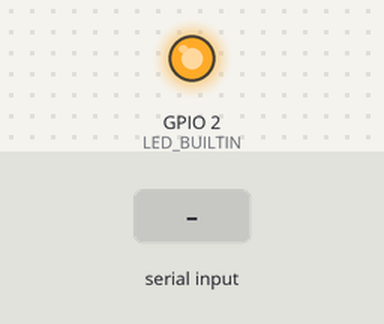
Bench run of a sketch on a simulated ESP32. On the bench: output pins drawn as LEDs (lit = HIGH). Dashed ring = blinking. The inputs (shaded band) are chosen by the test bench. What the sketch prints to the serial monitor is not drawn.

Above: at 1.2 s.
1.3 s: "0\n" received over Serial
At 2.7 s:
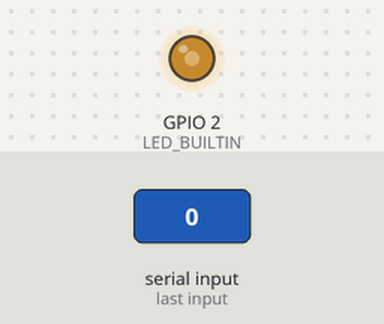
3.5 s: "90,45\n" received over Serial
At 3.81 s:
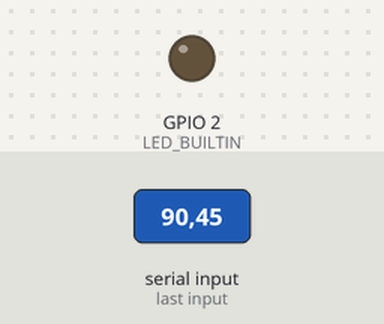
6.5 s: "5\n" received over Serial
8.1 s: "30,150\n" received over Serial
At 8.63 s:
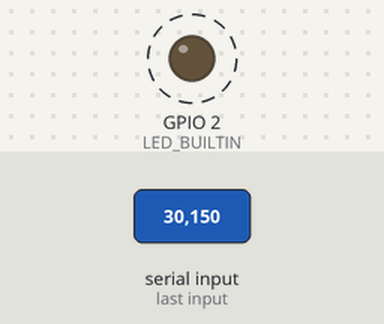
Timing chart, 0 to 12.1 s (numbered marks = the images above; inputs shaded):
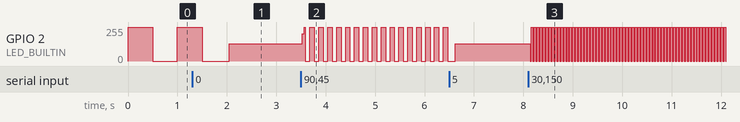

The sketch:

dk_challenge_3.ino
```cpp
// Maci's submission for Digikey Intro to RTOS Challenge 3
// Create one task to read serial and one task to update LED blink rate

#if CONFIG_FREERTOS_UNICORE
#define ARDUINO_RUNNING_CORE 0
#else
#define ARDUINO_RUNNING_CORE 1
#endif

// Settings
#define BUF_LEN 20
#ifndef LED_BUILTIN
#define LED_BUILTIN 2  // Specify the LED pin on my board
#endif
#define DEFAULT_BLINK_RATE_MILLIS 500

// Globals
static char *str = NULL;
static volatile int msg_ready_flag = 0;

// Define tasks.
void task_read_serial(void *pvParameters);
void task_blink_led(void *pvParameters);

// The setup function runs once when you press reset or power on the board.
void setup() {
  // Initialize serial communication at 115200 bits per second:
  Serial.begin(115200);

  // Set up two tasks to run independently.
  xTaskCreatePinnedToCore(
    task_read_serial,
    "task_read_serial", // A name just for humans
    1024,        // The stack size can be checked by calling `uxHighWaterMark = uxTaskGetStackHighWaterMark(NULL);`
    NULL, // Task parameter which can modify the task behavior. This must be passed as pointer to void.
    1,  // Priority
    NULL, // Task handle is not used here - simply pass NULL
    ARDUINO_RUNNING_CORE
    );

  xTaskCreatePinnedToCore(
    task_blink_led,
    "task blink led",
    1024,  // Stack size
    NULL,  // When no parameter is used, simply pass NULL
    2,  // Priority
    NULL, // With task handle we will be able to manipulate with this task.
    ARDUINO_RUNNING_CORE // Core on which the task will run
    );

  Serial.printf("Maci's Solution to DK FreeRTOS Challenge 3\n");
  Serial.printf("Enter a value for the LED blink rate");
  // Now the task scheduler, which takes over control of scheduling individual tasks, is automatically started.
}

void loop(){
}

/*--------------------------------------------------*/
/*---------------------- Tasks ---------------------*/
/*--------------------------------------------------*/

void task_blink_led(void *pvParameters){
  /*
    task_blink_led
    Reads message from serial task and then blinks LED according to transmitted delay rate.
  */

  // initialize digital LED_BUILTIN as an output.
  pinMode(LED_BUILTIN, OUTPUT);
  volatile int blink_rate = DEFAULT_BLINK_RATE_MILLIS;

  for (;;){ // A Task shall never return or exit.
    if (msg_ready_flag){
      // if msg ready, update blink rate
      blink_rate = atoi(str);

      // cleanup to prepare for next message
      vPortFree(str);
      msg_ready_flag = 0;
    }
    digitalWrite(LED_BUILTIN, HIGH);   // turn the LED on (HIGH is the voltage level)
    vTaskDelay(blink_rate / portTICK_PERIOD_MS);
    digitalWrite(LED_BUILTIN, LOW);    // turn the LED off by making the voltage LOW
    vTaskDelay(blink_rate / portTICK_PERIOD_MS);
  }
}

void task_read_serial(void *pvParameters) {
  static char buf[BUF_LEN];
  char in_char;
  int i;

  memset(buf, 0, BUF_LEN);

  for(;;){
    if(Serial.available() > 0){
      in_char = Serial.read();

      if(in_char == '\n'){
        // entered command, update things
        str = (char *)pvPortMalloc(strlen(buf) + 1);
        // create heap mem to transfer inputted str to global var
        strcpy(str, buf);

        // reset buffer to ready for next transmission
        memset(buf, 0, BUF_LEN);
        i = 0;
        msg_ready_flag = 1;
      }
      else if (msg_ready_flag == 0){
        // add char to buf
        buf[i++] = in_char;
      }
    }
  }
}
```

Measured:
- after the input at 3.5 s, GPIO 2 (LED_BUILTIN): 128/255 → 204/255 at once, then moves between 0/255 and 255/255, repeating every 0.72 s
- after the input at 8.1 s, GPIO 2 (LED_BUILTIN): alternates 255/255 for 0.03 s and 0/255 for 0.03 s, starting at once
